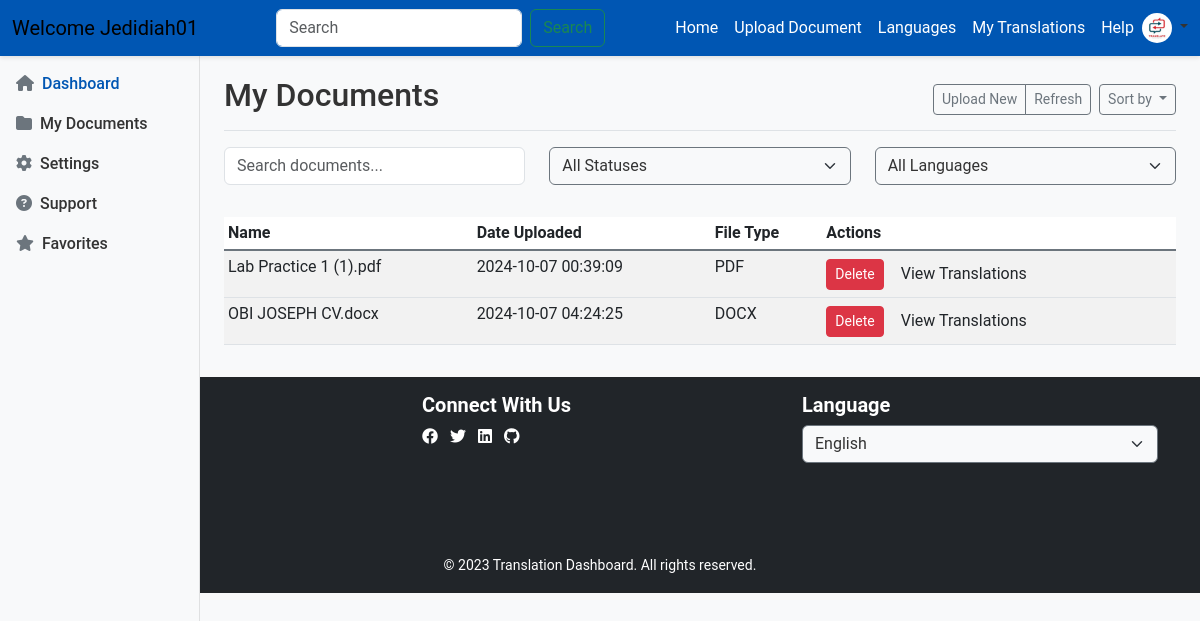
/dashboard/user/my_documents.php (signed in), run on the app's committed database.
### tables this page shows
CREATE TABLE `documents` (
  `id` int(11) NOT NULL,
  `user_id` int(11) NOT NULL,
  `filename` varchar(255) NOT NULL,
  `translated_filename` varchar(255) DEFAULT NULL,
  `file_type` enum('PDF','DOCX','CSV') NOT NULL,
  `created_at` timestamp NOT NULL DEFAULT current_timestamp(),
  `updated_at` timestamp NOT NULL DEFAULT current_timestamp() ON UPDATE current_timestamp()
);

### dashboard/user/my_documents.php (the view, shortened to what this page needs)
<?php
require '../../includes/config.php';
$user_id = $_SESSION['user_id'];
?>
<!DOCTYPE html>
<html lang="en">
<head>
    <link href="https://cdnjs.cloudflare.com/ajax/libs/bootstrap/5.3.0/css/bootstrap.min.css" rel="stylesheet">
    <link href="https://cdnjs.cloudflare.com/ajax/libs/font-awesome/6.4.0/css/all.min.css" rel="stylesheet">
</head>
<body>
    <header class="fixed-top">
        <nav class="navbar navbar-expand-lg navbar-light bg-light">
            <div class="container-fluid">
                <a class="navbar-brand" href="#">
                    Welcome <?php echo $_SESSION['username']; ?>
                </a>
                <div class="collapse navbar-collapse" id="navbarNav">
                    <form class="d-flex mx-auto">
                        <input class="form-control me-2" type="search" placeholder="Search" aria-label="Search">
                        <button class="btn btn-outline-success" type="submit">Search</button>
                    </form>
                    <ul class="navbar-nav">
                        <li class="nav-item">
                            <a class="nav-link active" aria-current="page" href="#">Home</a>
                        </li>
                        <li class="nav-item">
                            <a class="nav-link" href="#">Upload Document</a>
                        </li>
                        <li class="nav-item">
                            <a class="nav-link" href="#">Languages</a>
                        </li>
                        <li class="nav-item">
                            <a class="nav-link" href="#">My Translations</a>
                        </li>
                        <li class="nav-item">
                            <a class="nav-link" href="#">Help</a>
                        </li>
                    </ul>
                    <div class="nav-item dropdown">
                        <a class="nav-link dropdown-toggle" href="#" id="navbarDropdown" role="button" data-bs-toggle="dropdown" aria-expanded="false">
                            <img src="../../assets/images/logo.jpg" alt="User" class="rounded-circle" width="30" height="30">
                        </a>
                    </div>
                </div>
            </div>
        </nav>
    </header>
    <div class="container-fluid">
        <div class="row">
            <nav id="sidebar" class="col-md-3 col-lg-2 d-md-block bg-light sidebar collapse">
                <div class="position-sticky pt-3">
                    <ul class="nav flex-column">
                        <li class="nav-item">
                            <a class="nav-link active" aria-current="page" href="../../dashboard/user/dashboard.php">
                                <i class="fas fa-home"></i> Dashboard
                            </a>
                        </li>
                        <li class="nav-item">
                            <a class="nav-link" href="#">
                                <i class="fas fa-folder"></i> My Documents
                            </a>
                        </li>
                        <li class="nav-item">
                            <a class="nav-link" href="#">
                                <i class="fas fa-cog"></i> Settings
                            </a>
                        </li>
                        <li class="nav-item">
                            <a class="nav-link" href="#">
                                <i class="fas fa-question-circle"></i> Support
                            </a>
                        </li>
                        <li class="nav-item">
                            <a class="nav-link" href="#">
                                <i class="fas fa-star"></i> Favorites
                            </a>
                        </li>
                    </ul>
                </div>
            </nav>
            <main class="col-md-9 ms-sm-auto col-lg-10 px-md-4">
                <div class="d-flex justify-content-between flex-wrap flex-md-nowrap align-items-center pt-3 pb-2 mb-3 border-bottom">
                    <h1 class="h2">My Documents</h1>
                    <div class="btn-toolbar mb-2 mb-md-0">
                        <div class="btn-group me-2">
                            <button type="button" class="btn btn-sm btn-outline-secondary" id="uploadNewDoc">Upload New</button>
                            <button type="button" class="btn btn-sm btn-outline-secondary" id="refreshDocs">Refresh</button>
                        </div>
                        <button type="button" class="btn btn-sm btn-outline-secondary dropdown-toggle" id="sortDropdown" data-bs-toggle="dropdown" aria-expanded="false">
                            Sort by
                        </button>
                    </div>
                </div>
                <div class="row mb-3">
                    <div class="col-md-4">
                        <input type="text" class="form-control" id="searchDocs" placeholder="Search documents...">
                    </div>
                    <div class="col-md-4">
                        <select class="form-select" id="filterStatus">
                            <option value="">All Statuses</option>
                        </select>
                    </div>
                    <div class="col-md-4">
                        <select class="form-select" id="filterLanguage">
                            <option value="">All Languages</option>
                        </select>
                    </div>
                </div>
                <div class="table-responsive">
                    <table class="table table-striped table-sm">
                        <thead>
                            <tr>
                                <th>Name</th>
                                <th>Date Uploaded</th>
                                <th>File Type</th>
                                <th>Actions</th>
                            </tr>
                        </thead>
                        <?php
                            $query = "SELECT * FROM documents WHERE user_id = ?";
                            $stmt = $pdo->prepare($query);
                            $stmt->execute([$user_id]);
                            while ($doc = $stmt->fetch(PDO::FETCH_ASSOC)) {
                        ?>
                        <tbody>
                            <?php
                                echo "<tr>
                                <td>{$doc['filename']}</td>
                                <td>{$doc['created_at']}</td>
                                <td>{$doc['file_type']}</td>
                                <td>
                                    <input type='hidden' name='action' value='delete'>
                                    <button type='submit' class='btn btn-danger btn-sm'>Delete</button>"
                                    ?>
                                    <a href="../../dashboard/user/view.php?id=<?php echo htmlspecialchars($doc['id']); ?>"><button class='btn btn-approve me-2'>View Translations</button></a>
                                    <?php echo "</td>
                                </tr>";
                                }
                            ?>
                        </tbody>
                    </table>
                </div>
            </main>
        </div>
    </div>
    <footer class="footer mt-auto py-3 bg-dark">
        <div class="container">
            <div class="row">
                <div class="col-md-4">
                    <h5 class="text-white">Quick Links</h5>
                    <ul class="list-unstyled text-small">
                        <li><a class="link-secondary" href="#">Terms of Service</a></li>
                        <li><a class="link-secondary" href="#">Privacy Policy</a></li>
                        <li><a class="link-secondary" href="#">Help</a></li>
                        <li><a class="link-secondary" href="#">Contact Us</a></li>
                    </ul>
                </div>
                <div class="col-md-4">
                    <h5 class="text-white">Connect With Us</h5>
                    <ul class="list-inline">
                        <li class="list-inline-item"><a href="#" class="text-white"><i class="fab fa-facebook"></i></a></li>
                        <li class="list-inline-item"><a href="#" class="text-white"><i class="fab fa-twitter"></i></a></li>
                        <li class="list-inline-item"><a href="#" class="text-white"><i class="fab fa-linkedin"></i></a></li>
                        <li class="list-inline-item"><a href="#" class="text-white"><i class="fab fa-github"></i></a></li>
                    </ul>
                </div>
                <div class="col-md-4">
                    <h5 class="text-white">Language</h5>
                    <select class="form-select" id="languageSelect">
                        <option value="en">English</option>
                    </select>
                </div>
            </div>
            <div class="row mt-3">
                <div class="col-12 text-center">
                    <small class="text-white">&copy; 2023 Translation Dashboard. All rights reserved.</small>
                </div>
            </div>
        </div>
    </footer>
</body>
</html>

### dashboard/user/my_documents.php (style rules this page uses)
:root { --primary-color: #0056b3; --secondary-color: #6c757d; --accent-color: #28a745; --background-color: #f8f9fa; --text-color: #333; --light-text-color: #666; }
body { font-family: 'Roboto', sans-serif; background-color: var(--background-color); color: var(--text-color); transition: background-color 0.3s, color 0.3s; }
h1, h2, h3, h4, h5, h6 { font-family: 'Roboto', sans-serif; font-weight: 700; }
.navbar { background-color: var(--primary-color) !important; box-shadow: 0 2px 4px rgba(0,0,0,.1); }
.navbar-light .navbar-nav .nav-link { color: #fff; }
.sidebar { position: fixed; top: 0; bottom: 0; left: 0; z-index: 100; padding: 48px 0 0; box-shadow: inset -1px 0 0 rgba(0, 0, 0, .1); }
.sidebar .nav-link { font-weight: 500; color: var(--text-color); }
.sidebar .nav-link.active { color: var(--primary-color); }
.sidebar .nav-link i { margin-right: 4px; color: var(--secondary-color); }
main { padding-top: 60px; }
.form-select { border: 1px solid var(--secondary-color); color: var(--text-color); background-color: var(--background-color); }
.footer { background-color: var(--primary-color); color: #fff; }
.footer a { color: #fff; text-decoration: none; }
.table { color: var(--text-color); }
.table-striped tbody tr:nth-of-type(odd) { background-color: rgba(0,0,0,.05); }
.table th { border-top: none; border-bottom: 2px solid var(--secondary-color); }
#searchDocs, #filterStatus, #filterLanguage { margin-bottom: 1rem; }

### data on the page
documents: filename "Lab Practice 1 (1).pdf", created_at "2024-10-07 00:39:09", file_type "PDF"
documents: filename "OBI JOSEPH CV.docx", created_at "2024-10-07 04:24:25", file_type "DOCX"

### other printed values
$_SESSION['username'] "Jedidiah01"
